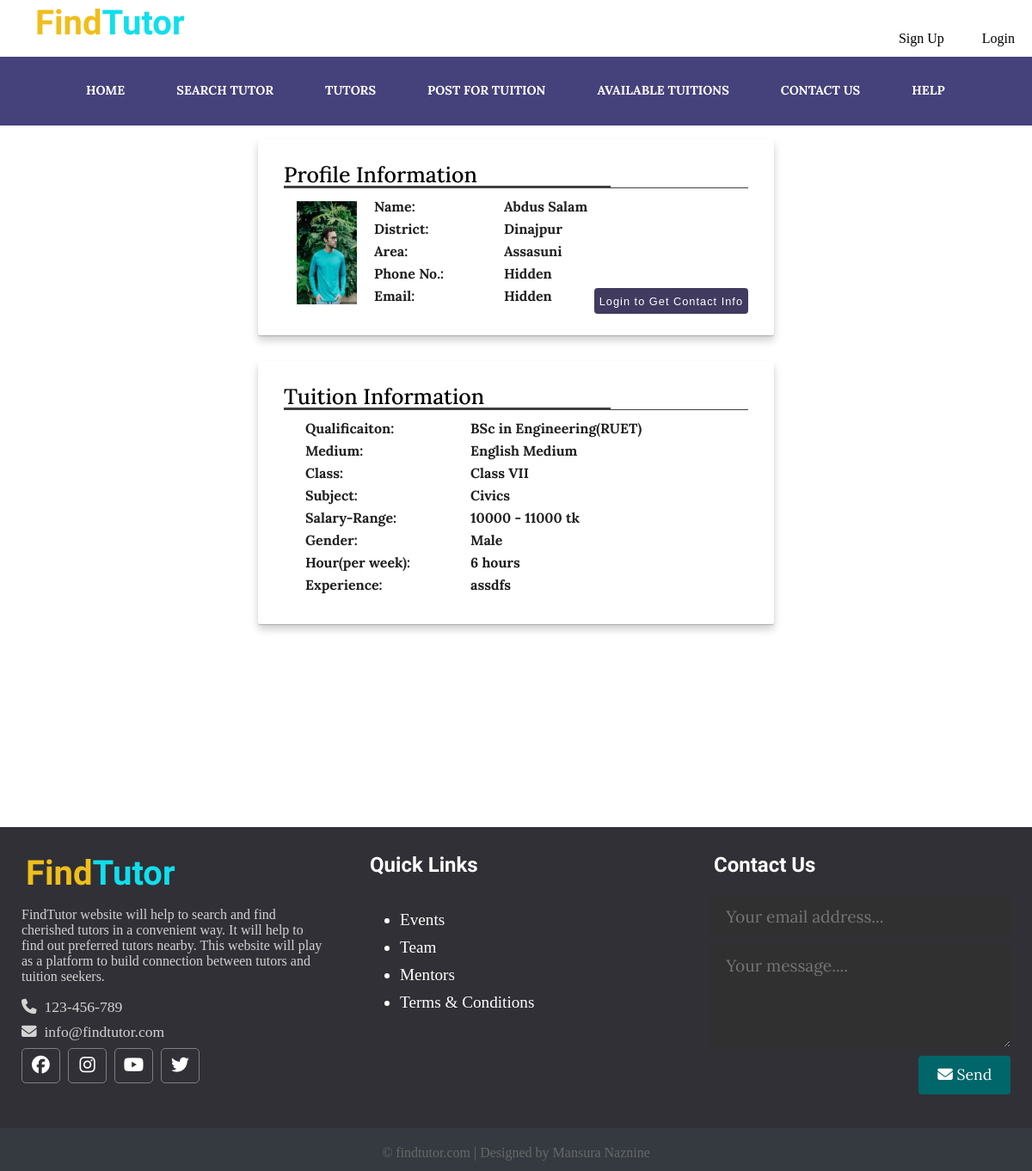
The app's page /FindTutor/tutor_profile.php?id=11 with its own data.
### tables this page shows
CREATE TABLE `users` (
  `id` int(11) NOT NULL,
  `email` varchar(255) DEFAULT NULL,
  `username` varchar(255) DEFAULT NULL,
  `password` varchar(255) DEFAULT NULL,
  `tutor` tinyint(4) DEFAULT NULL,
  `img` varchar(255) DEFAULT NULL,
  `district` varchar(255) DEFAULT NULL,
  `area` varchar(255) DEFAULT NULL,
  `phone` int(15) DEFAULT NULL
);

CREATE TABLE `tutors` (
  `id` int(10) DEFAULT NULL,
  `qualification` varchar(255) DEFAULT NULL,
  `subject` varchar(255) DEFAULT NULL,
  `class` varchar(255) DEFAULT NULL,
  `medium` varchar(255) DEFAULT NULL,
  `salary` varchar(25) DEFAULT NULL,
  `gender` varchar(25) DEFAULT NULL,
  `experience` varchar(255) DEFAULT NULL,
  `hour` varchar(255) DEFAULT NULL
);

### FindTutor/app/database/db.php (called while the page is built, shortened)
<?php
require('connect.php');
function executeQuery($sql, $data)
{
    global $conn;
    $stmt = $conn->prepare($sql);
    $values = array_values($data);
    $types = str_repeat('s', count($values));
    $stmt->bind_param($types, ...$values);
    $stmt->execute();
    return $stmt;
}
function selectOne($table, $conditions)
{
    $sql = "SELECT * FROM $table";
    $i = 0;
    foreach ($conditions as $key => $value) {
        if ($i === 0) {
            $sql = $sql . " WHERE $key=?";
        } else {
            $sql = $sql . " AND $key=?";
        }
        $i++;
    }
    $sql = $sql . " LIMIT 1";
    $stmt = executeQuery($sql, $conditions);
    $records = $stmt->get_result()->fetch_assoc();
    return $records;
}

### FindTutor/tutor_profile.php (the view, shortened to what this page needs)
<?php
include(ROOT_PATH . "/app/database/db.php");
$user = selectOne('users', ['id' => $_GET['id']]);
$tutor =  selectOne('tutors', ['id' => $_GET['id']]);
?>
<!DOCTYPE html>
<html lang="en">
<head>
    <link rel="stylesheet" href="assets/css/style.css">
</head>
<body>
<?php include(ROOT_PATH . "/app/includes/header.php"); ?>
      <div class="page-wrapper">
   <div class="container">
      <div class="title">Profile Information</div>
      <form action="#">
         <div class="available-tuitions">
            <div class="tuition-info photo">
               <img class="profile-pic" src="<?php echo BASE_URL . '/assets/images/' . $user['img']; ?>" alt="" class="post-image">
               </div>
            <div class="tuition-info type">
            <ul>
               <li><p>Name: </p></li>
                <li><p>District:</p></li>
                <li><p>Area:</p></li>
                <li><p>Phone No.:</p></li>
                <li><p>Email:</p></li>
             </ul>
             </div>
             <div class="tuition-info data">
               <ul>
                  <li><p><?php echo $user['username']; ?></p></li>
                   <li><p><?php echo $user['district']; ?></p></li>
                   <li><p><?php echo $user['area']; ?></p></li>
                   <?php if (!empty($payment)): ?>
                   <li><p><?php echo $user['phone']; ?></p></li>
                   <li><p><?php echo $user['email']; ?></p></li>
                   <?php else: ?>
                   <li><p>Hidden</p></li>
                   <li><p>Hidden</p></li>
                   <?php endif; ?>
                </ul>
                </div>
      </div>
            <?php if(empty($_SESSION['id'])): ?>
               <div class="button-2">
               <input type="button" onclick="document.location=' <?php echo BASE_URL . '/login.php' ; ?>'" value="Login to Get Contact Info" >
            </div>
            <?php endif; ?>
    </form>
</div>
 <?php if ($user['tutor'] ==1): ?>
 <div class="container">
      <div class="title">Tuition Information</div>
      <form action="#">
         <div class="available-tuitions">
            <div class="tuition-info type">
            <ul>
               <li><p>Qualificaiton: </p></li>
                <li><p>Medium:</p></li>
                <li><p>Class:</p></li>
                <li><p>Subject:</p></li>
                <li><p>Salary-Range:</p></li>
                <li><p>Gender:</p></li>
                <li><p>Hour(per week):</p></li>
                <li><p>Experience:</p></li>
             </ul>
             </div>
             <div class="tuition-info data">
               <ul>
                  <li><p><?php echo $tutor['qualification']; ?></p></li>
                   <li><p><?php echo $tutor['medium']; ?></p></li>
                   <li><p><?php echo $tutor['class']; ?></p></li>
                   <li><p><?php echo $tutor['subject']; ?></p></li>
                   <li><p><?php echo $tutor['salary']; ?></p></li>
                   <li><p><?php echo $tutor['gender']; ?></p></li>
                   <li><p><?php echo $tutor['hour']; ?></p></li>
                   <li><p><?php echo $tutor['experience']; ?></p></li>
                </ul>
                </div>
      </div>
    </form>
</div>
<?php endif; ?>
      </div>
   <?php include(ROOT_PATH . "/app/includes/footer.php"); ?>
</body>
</html>

### FindTutor/assets/css/style.css (style rules this page uses)
* { box-sizing: border-box; }
html,body { height: 100%; padding: 0px; margin: 0px; background:rgb(255, 255, 255); }
.page-wrapper { min-height: 100%; }
.container { max-width: 700px; background-color: rgb(255, 255, 255); padding: 25px 30px; border-radius: 2px; z-index: 50px; box-shadow: 0 1px 1px 0 rgba(0, 0, 0, 0.2), 0 6px 10px 0 rgba(0, 0, 0, 0.19); margin-left: 25%; margin-right:25%; width: 50%; margin-top: 30px; margin-bottom: 30px; position: relative; }
.container .title { font-size: 25px; font-weight: 500; position: relative; font-family: 'Lora', serif; }
.container .title::before { content: ''; position: absolute; left: 0; bottom: 0; height: 3px; width: 380px; background: #3f3f3f; }
.container .title::after { content: ''; position: absolute; right: 0; bottom: 0; height: 1px; width: 100%; background: #3f3f3f; }
.container .button-2 { height: 30px; margin: 10px 0; right: 30px; bottom: 15px; position: absolute; }
.container .button-2 input { height: 100%; width: 100%; outline: none; color:#fff; border: none; font-size: 0.8em; font-weight: 500; border-radius: 4px; letter-spacing: 1px; background: rgb(64, 59, 95); }
.container .available-tuitions { padding: 5px; display: flex; flex-wrap: wrap; }
.container img { margin-top: 10px; margin-left: 10px; padding: 0px; width: 70px; height: 120px; }
.container .available-tuitions li { list-style: none; padding: 0px; height: 10px; margin-left: 30px; }
.container .available-tuitions li p { display: block; font-family: 'Lora', Bold; font-size: 1em; text-decoration: none; font-weight: bold; color: rgb(32, 32, 32); }
.container .type ul { margin-left: -50px; }
.type, .data { margin-top: -10px; }

### records on screen
users: img (picture), username "Abdus Salam", district "Dinajpur", area "Assasuni"
tutors: qualification "BSc in Engineering(RUET)", medium "English Medium", class "Class VII", subject "Civics", salary "10000 - 11000 tk", gender "Male", hour "6 hours", experience "assdfs"
